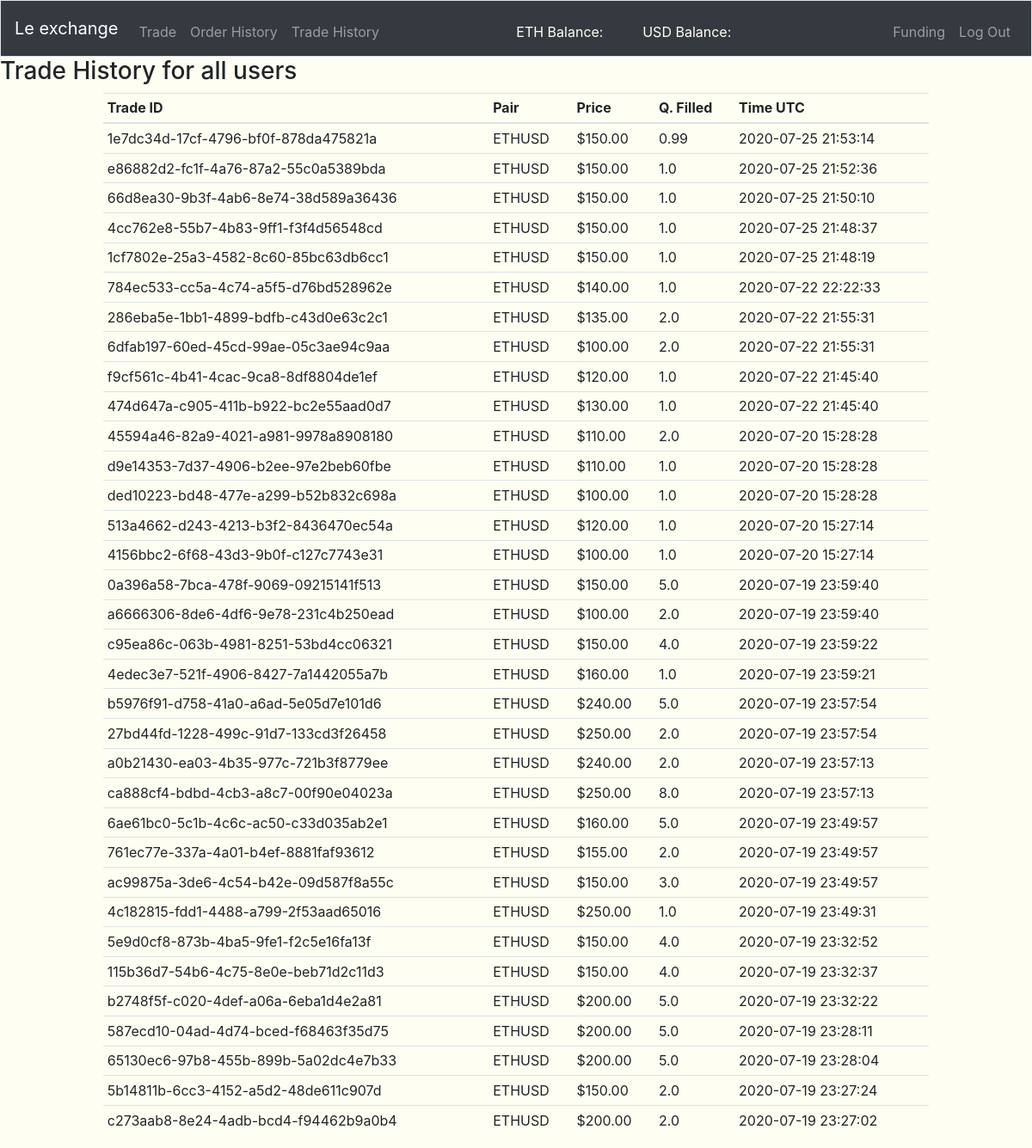
/trade-history (signed in), run on an earlier commit of the app's database.
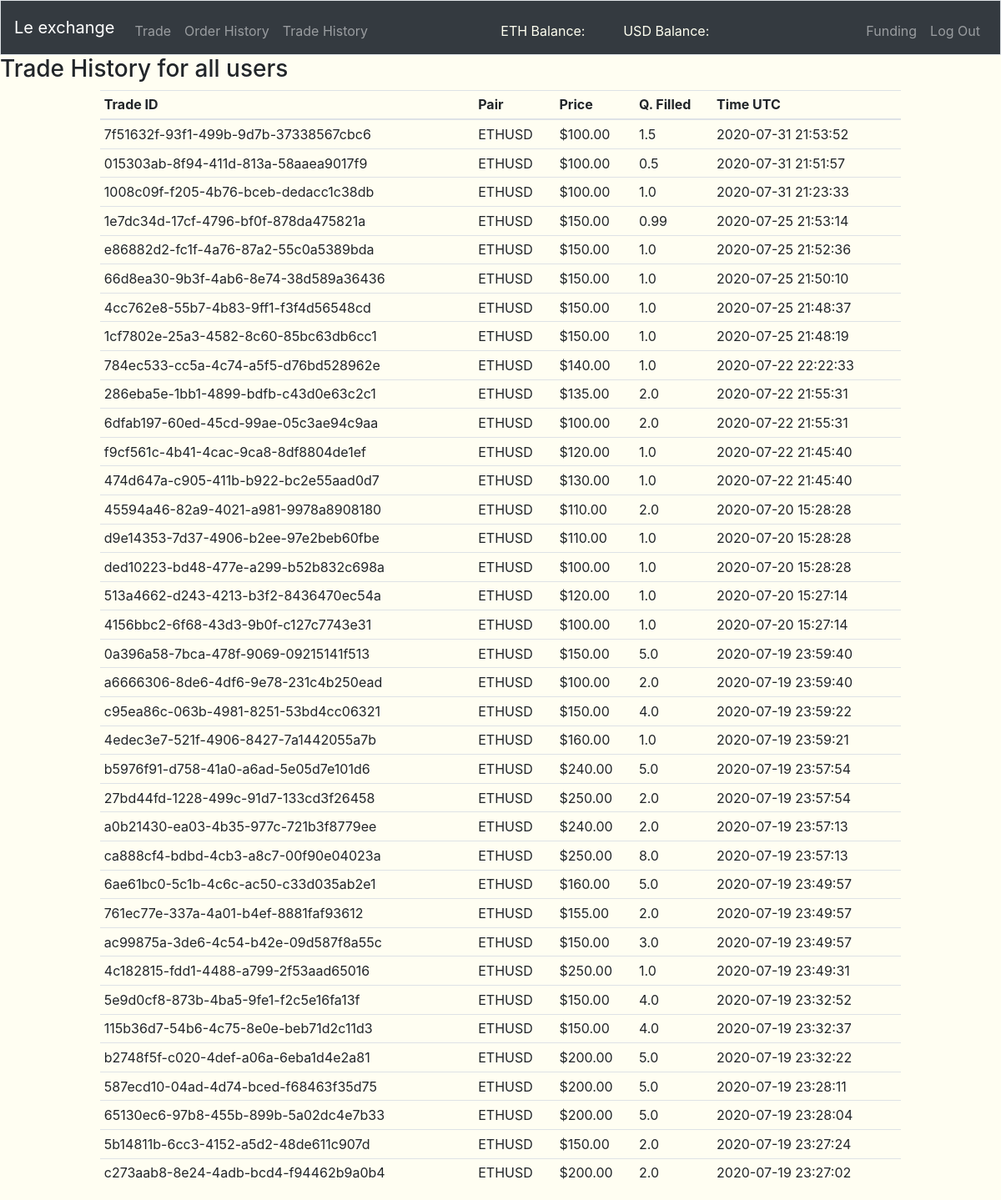
And on a later commit of the database.
### tables this page shows
CREATE TABLE "trade_history" (
	"trade_id"	VARCHAR(255),
	"pair"	VARCHAR(255) NOT NULL,
	"price"	REAL NOT NULL,
	"quantity"	REAL NOT NULL,
	"taker_order"	VARCHAR(255) NOT NULL,
	"maker_order"	VARCHAR(255) NOT NULL,
	"time"	INTEGER NOT NULL,
	PRIMARY KEY("trade_id")
);

### views.py (the view)
@app.route('/trade-history', methods=["GET"])
@login_required
def trade_history():
    trade_history = db.execute(
        "SELECT * FROM trade_history ORDER BY time DESC")
    return render_template("trade_history.html", trade_history=trade_history)

### app.py (called while the page is built)
@app.after_request
def after_request(response):
    response.headers["Cache-Control"] = "no-cache, no-store, must-revalidate"
    response.headers["Expires"] = 0
    response.headers["Pragma"] = "no-cache"
    return response

### helper.py (called while the page is built)
def login_required(f):
    @wraps(f)
    def decorated_function(*args, **kwargs):
        if session.get("user_id") is None:
            return redirect("/login"), 403
        return f(*args, **kwargs)
    return decorated_function

def usd(value):
    return f"${value:,.2f}"

def timeformater(time):
    return datetime.datetime.utcfromtimestamp(time)

### templates/trade_history.html (shortened to what this page needs)
{% extends "layout.html" %}
{% block main %}
<h3>Trade History for all users</h3>
<table class="table table-hover table-sm" style="width: 80%; margin-left: auto; margin-right: auto;">
  <thead s>
    <tr>
      <th scope="col">Trade ID</th>
      <th scope="col">Pair</th>
      <th scope="col">Price</th>
      <th scope="col">Q. Filled</th>
      <th scope="col">Time UTC</th>
    </tr>
  </thead>
  <tbody>
    {% for i in trade_history %}
      <tr>
        <td>{{i.trade_id}}</td>
        <td>{{i.pair}}</td>
        <td>{{i.price|usd}}</td>
        <td>{{i.quantity}}</td>
        <td>{{i.time|timeformater}}</td>
      </tr>
    {% endfor %}
  </tbody>
</table>
{% endblock %}

### templates/layout.html (shortened to what this page needs)
<!DOCTYPE html>
<html lang="en">
    <head>
      <link href="static/styles.css" rel="stylesheet">
      <link rel="stylesheet" href="https://stackpath.bootstrapcdn.com/bootstrap/4.4.1/css/bootstrap.min.css">
    </head>
    <body style="background-color: #fffef2;">
      <nav class="navbar navbar-expand-md navbar-dark bg-dark border">
        <a class="navbar-brand" href="/">Le exchange</a>
        <div class="collapse navbar-collapse" id="navbar">
            {% if session.user_id %}
                <ul class="navbar-nav mr-auto mt-2">
                    <li class="nav-item"><a class="nav-link" href="/trade">Trade</a></li>
                    <li class="nav-item"><a class="nav-link" href="/order-history">Order History</a></li>
                    <li class="nav-item"><a class="nav-link" href="/trade-history">Trade History</a></li>
                </ul>
                <ul class="navbar-nav mr-auto mt-2 container" style="width: 30%;">
                    <li class="nav-item col" style="color: ivory;">ETH Balance: </li><div style="color: fuchsia;" id="user_navbar_eth_balance"></div>
                    <li class="nav-item col" style="color: ivory;">USD Balance: </li><div style="color: greenyellow;" id="user_navbar_usd_balance"></div>
                </ul>
                <ul class="navbar-nav ml-auto mt-2">
                    <li class="nav-item"><a class="nav-link" href="/funding">Funding</a></li>
                    <li class="nav-item"><a class="nav-link" href="/logout">Log Out</a></li>
                </ul>
            {% else %}
                <ul class="navbar-nav ml-auto mt-2">
                    <li class="nav-item"><a class="nav-link" href="/register">Register</a></li>
                    <li class="nav-item"><a class="nav-link" href="/login">Log In</a></li>
                </ul>
            {% endif %}
        </div>
    </nav>
        {% block main %}{% endblock %}
      </body>
</html>

What changed in the data, as far as the page shows it:
added trade_history: trade_id "7f51632f-93f1-499b-9d7b-37338567cbc6", pair "ETHUSD", price "$100.00", quantity "1.5", time "2020-07-31 21:53:52"
added trade_history: trade_id "015303ab-8f94-411d-813a-58aaea9017f9", pair "ETHUSD", price "$100.00", quantity "0.5", time "2020-07-31 21:51:57"
added trade_history: trade_id "1008c09f-f205-4b76-bceb-dedacc1c38db", pair "ETHUSD", price "$100.00", quantity "1.0", time "2020-07-31 21:23:33"
